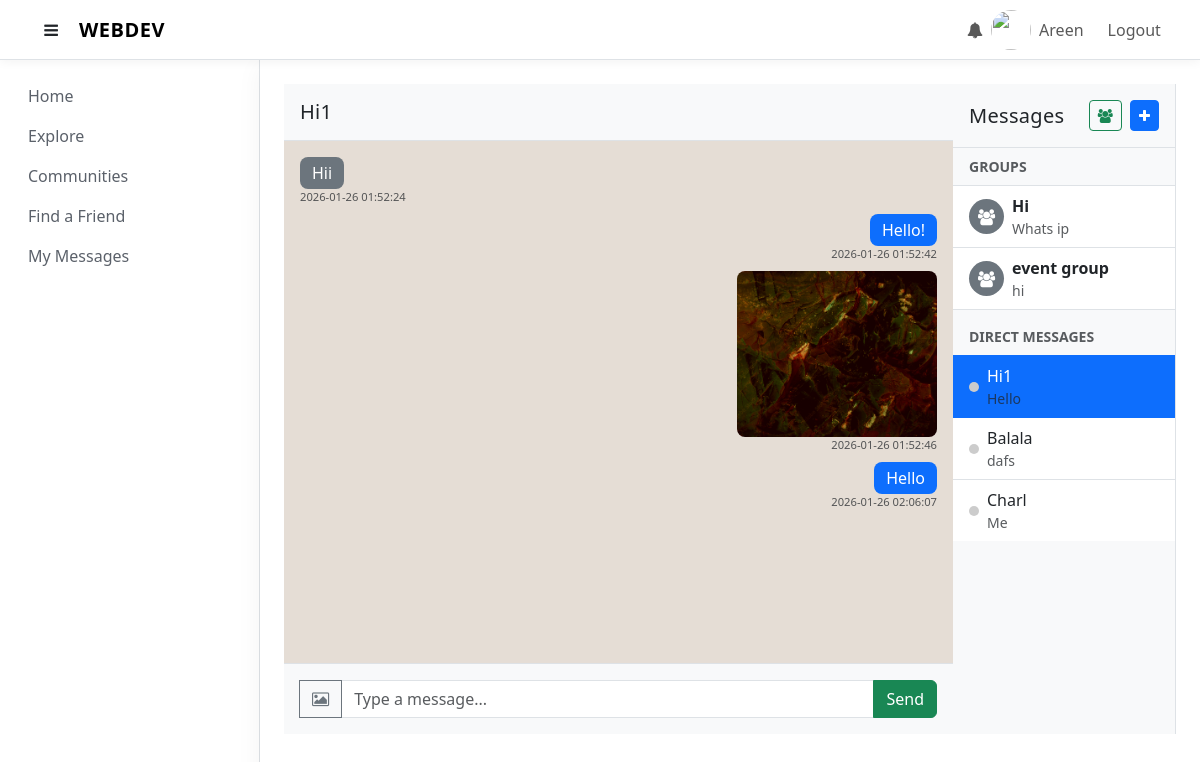
/my_messages (signed in), run on the app's committed database.
### tables this page shows
CREATE TABLE users (
            user_id INTEGER PRIMARY KEY AUTOINCREMENT,
            username TEXT UNIQUE NOT NULL,
            password TEXT NOT NULL,
            email TEXT NOT NULL,
            phone TEXT NOT NULL,
            age INT NOT NULL
        );

CREATE TABLE messages (
            message_id INTEGER PRIMARY KEY AUTOINCREMENT,
            sender_id INTEGER NOT NULL,
            recipient_id INTEGER NOT NULL,
            content TEXT NOT NULL,
            created_at DATETIME DEFAULT CURRENT_TIMESTAMP,
            FOREIGN KEY(sender_id) REFERENCES users(user_id),
            FOREIGN KEY(recipient_id) REFERENCES users(user_id)
        );

CREATE TABLE group_chats (
            group_id INTEGER PRIMARY KEY AUTOINCREMENT,
            name TEXT NOT NULL,
            creator_id INTEGER NOT NULL,
            description TEXT,
            created_at DATETIME DEFAULT CURRENT_TIMESTAMP,
            FOREIGN KEY(creator_id) REFERENCES users(user_id) ON DELETE CASCADE
        );

### main.py (the view, shortened to what this page needs)
@app.route('/my_messages', methods=['GET', 'POST'])
def my_messages():
    if 'username' not in session:
        return redirect(url_for('login'))
    conn = get_db()
    current_user_id = conn.execute(
        "SELECT user_id FROM users WHERE username = ?", (session['username'],)
    ).fetchone()['user_id']
    chats_query = conn.execute("""
        SELECT DISTINCT u.user_id, u.username, p.display_name,
               (SELECT content
                FROM messages
                WHERE (sender_id = ? AND recipient_id = u.user_id)
                   OR (sender_id = u.user_id AND recipient_id = ?)
                ORDER BY created_at DESC LIMIT 1
               ) AS last_message,
               (SELECT MAX(created_at) FROM messages m2
                WHERE (m2.sender_id = u.user_id AND m2.recipient_id = ?)
                   OR (m2.sender_id = ? AND m2.recipient_id = u.user_id)
               ) AS last_message_time
        FROM users u
        JOIN user_profiles p ON u.user_id = p.user_id
        WHERE u.user_id IN (
            -- Users from message history
            SELECT sender_id FROM messages WHERE recipient_id = ?
            UNION
            SELECT recipient_id FROM messages WHERE sender_id = ?
            UNION
            -- Users from contacts
            SELECT contact_user_id FROM contacts WHERE user_id = ?
        )
        ORDER BY last_message_time DESC NULLS LAST, p.display_name ASC
    """, (current_user_id, current_user_id, current_user_id, current_user_id, current_user_id, current_user_id, current_user_id)).fetchall()
    chats = []
    for row in chats_query:
        chats.append({
            'user_id': row['user_id'],
            'username': row['username'],
            'display_name': row['display_name'],
            'last_message': row['last_message'] if row['last_message'] else "",
            'online': row['username'] in online_users
        })
    groups_query = conn.execute("""
        SELECT g.group_id, g.name, g.description,
               (SELECT content FROM group_messages WHERE group_id = g.group_id ORDER BY created_at DESC LIMIT 1) as last_message
        FROM group_chats g
        JOIN group_members gm ON g.group_id = gm.group_id
        WHERE gm.user_id = ?
        ORDER BY g.created_at DESC
    """, (current_user_id,)).fetchall()
    if chats:
        current_chat = chats[0]
        messages = conn.execute("""
            SELECT m.content, m.created_at, u.username AS sender_username
            FROM messages m
            JOIN users u ON m.sender_id = u.user_id
            WHERE (m.sender_id = ? AND m.recipient_id = ?)
               OR (m.sender_id = ? AND m.recipient_id = ?)
            ORDER BY m.created_at ASC
        """, (current_user_id, current_chat['user_id'], current_chat['user_id'], current_user_id)).fetchall()
    else:
        current_chat = None
        messages = []
    return render_template(
        'chat_private.html',
        messages=messages,
        chats=chats,
        groups=groups_query, # Pass groups
        current_chat=current_chat,
        recipient=current_chat  # Remmeber  this
    )

### helpers.py (called while the page is built)
def connect_db():
    sql = sqlite3.connect(DATABASE)
    sql.row_factory = sqlite3.Row
    sql.execute("PRAGMA foreign_keys = ON")
    return sql

def get_db():
    if not hasattr(g, 'sqlite3_db'):
        g.sqlite3_db = connect_db()
    return g.sqlite3_db

### templates/chat_private.html (shortened to what this page needs)
{% extends 'base.html' %}
{% block body %}
<div style = " overflow-y: hidden;">
<div class='d-flex flex-row col-12' style="height: calc(100vh - 150px); ">
    <div class="col d-flex flex-column" style="height: 100%;">
        <div id="chat-header" class="p-3 border-bottom bg-light d-flex align-items-center">
            {% if recipient %}
                <h5 class="mb-0">{{ recipient.display_name }}</h5>
            {% elif currentGroup %}
                <h5 class="mb-0"><i class="fa fa-users me-2"></i>{{ currentGroup.name }}</h5>
            {% else %}
                <h5 class="mb-0">Select a chat</h5>
            {% endif %}
        </div>
        <div id="chat-box" class="flex-grow-1 p-3 overflow-auto" style="background-color:#e5ddd5;">
            {% if messages %}
                {% for msg in messages %}
                    <div class="mb-2 {% if msg.sender_username == username %}text-end{% else %}text-start{% endif %}">
                        {% if '[IMAGE]' in msg.content %}
                             <img src="{{ msg.content.replace('[IMAGE]', '') }}" style="max-width:200px; border-radius:8px;">
                        {% else %}
                        <span class="badge chat-bubble {% if msg.sender_username == username %}bg-primary{% else %}bg-secondary{% endif %} c"
                            style="font-size: 1rem; font-weight: normal; padding: 8px 12px;
                                    max-width: 200px; display: inline-block;
                                    word-wrap: break-word; overflow-wrap: break-word;">
                            {{ msg.content }}
                        </span>
                        {% endif %}
                        <div class="text-muted small" style="font-size:0.7rem;">
                            {{ msg.created_at }}
                        </div>
                    </div>
                {% endfor %}
            {% else %}
                <div class="text-center text-muted mt-5">
                    <p>No messages yet. Say hello!</p>
                </div>
            {% endif %}
        </div>
        <div class="p-3 border-top bg-light" style="flex-shrink: 0;">
            <div class="input-group">
                <button id="image-btn" class="btn btn-outline-secondary" title="Send image" {% if not recipient and not currentGroup %}disabled{% endif %}>
                    <i class="fa fa-image"></i>
                </button>
                <input type="text" id="chat-input" class="form-control" placeholder="Type a message..." {% if not recipient and not currentGroup %}disabled{% endif %}>
                <button id="send-btn" class="btn btn-success" {% if not recipient and not currentGroup %}disabled{% endif %}>Send</button>
            </div>
        </div>
    </div>
    <div class="border-end col-lg-3 col-md-5" style="background-color:#f8f9fa; overflow-y:auto; height: 100%;">
        <div class="p-3 border-bottom d-flex justify-content-between align-items-center">
            <h5 class="mb-0">Messages</h5>
            <div>
                <button class="btn btn-sm btn-outline-success me-1" data-bs-toggle="modal" data-bs-target="#createGroupModal" title="Create Group Chat">
                    <i class="fa fa-users"></i>
                </button>
                <button class="btn btn-sm btn-primary" onclick="document.getElementById('contactModal').style.display='block'" title="Find People">
                    <i class="fa fa-plus"></i>
                </button>
            </div>
        </div>
        <ul class="list-group list-group-flush" id="chatsList">
            {% if groups %}
                <li class="list-group-item bg-light text-muted small fw-bold">GROUPS</li>
                {% for group in groups %}
                <li class="list-group-item list-group-item-action d-flex align-items-center"
                    style="cursor:pointer;"
                    onclick="loadGroupChat({{ group.group_id }}, '{{ group.name }}')">
                    <div class="bg-secondary rounded-circle d-flex align-items-center justify-content-center me-2" style="width:35px; height:35px; color:white;">
                        <i class="fa fa-users"></i>
                    </div>
                    <div class="flex-grow-1 overflow-hidden">
                        <div class="d-flex justify-content-between align-items-center">
                            <strong>{{ group.name }}</strong>
                        </div>
                        <small class="text-muted d-block text-truncate">{{ group.last_message or 'No messages yet' }}</small>
                    </div>
                </li>
                {% endfor %}
            {% endif %}
            <li class="list-group-item bg-light text-muted small fw-bold mt-2">DIRECT MESSAGES</li>
            {% if chats %}
                {% for chat in chats %}
                <li class="list-group-item list-group-item-action d-flex align-items-center {% if recipient and chat.username == recipient.username %}active{% endif %}"
                    style="cursor:pointer;"
                    onclick="window.location.href='/chat/{{ chat.username }}'">
                    <span class="rounded-circle me-2"
                          style="width:10px; height:10px; background-color: {% if chat.online %}#0f0{% else %}#ccc{% endif %}; display:inline-block;"></span>
                    <div class="flex-grow-1">
                        <div>{{ chat.display_name }}</div>
                        <small class="text-muted d-block text-truncate">{{ chat.last_message }}</small>
                    </div>
                </li>
                {% endfor %}
            {% else %}
                <li class="list-group-item text-center text-muted py-3">No contacts yet.</li>
            {% endif %}
        </ul>
    </div>
</div>
</div>
{% endblock %}

### templates/base.html (shortened to what this page needs)
<!DOCTYPE html>
<html lang="en">
<head>
    <link href="https://cdn.jsdelivr.net/npm/bootstrap@5.3.8/dist/css/bootstrap.min.css" rel="stylesheet">
    <link rel="stylesheet" href="https://cdnjs.cloudflare.com/ajax/libs/font-awesome/4.7.0/css/font-awesome.min.css">
    <link rel="stylesheet" href="{{ url_for('static', filename='main.css') }}">
</head>
<body>
    <nav id="topnavbar" class="navbar navbar-expand-lg navbar-light border-bottom">
        <div class="container-fluid">
            <div class="d-flex align-items-center">
                <button id="sidebarToggle" class="btn me-2">
                    <i class="fa fa-bars"></i>
                </button>
                <a class="navbar-brand mb-0" href="{{ url_for('index') }}">WEBDEV</a>
            </div>
            <div class="collapse navbar-collapse" id="navbarNav">
                <ul class="navbar-nav ms-auto align-items-center">
                    {% if logged_in %}
                        <li class="nav-item dropdown">
                            <a class="nav-link position-relative" href="#" data-bs-toggle="dropdown">
                                <i class="fa fa-bell"></i>
                            </a>
                        </li>
                        <li class="nav-item d-flex align-items-center me-3">
                            <img src="{{ url_for('static', filename='profile.jpg') }}"
                                 class="rounded-circle me-2" width="40" height="40">
                            <a class="nav-link p-0" href="{{ url_for('userprofile', username=username) }}">
                                {{ username }}
                            </a>
                        </li>
                        <li class="nav-item">
                            <a class="nav-link" href="{{ url_for('logout') }}">Logout</a>
                        </li>
                    {% endif %}
                </ul>
            </div>
        </div>
    </nav>
    <div id="layoutWrapper" class="d-flex w-100">
        <nav id="sidebar" class="border-end">
            <ul id="sidenav" class="nav flex-column p-3">
                <li class="nav-item">
                    <a class="nav-link" href="{{ url_for('index') }}">Home</a>
                </li>
                <li class="nav-item">
                    <a class="nav-link" data-bs-toggle="collapse" href="#communityMenu">Explore</a>
                </li>
                <li class="nav-item">
                    <a class="nav-link" data-bs-toggle="collapse" href="#usercommunityMenu">Communities</a>
                </li>
                <li class="nav-item">
                    <a class="nav-link" href="{{ url_for('find_a_friend_hub') }}">Find a Friend</a>
                </li>
                <li class="nav-item">
                    <a class="nav-link" href="{{ url_for('my_messages') }}">My Messages</a>
                </li>
            </ul>
        </nav>
        <div id="maincontent" class="flex-grow-1 p-4">
            {% block body %}{% endblock %}
        </div>
    </div>
</body>
</html>

### static/main.css (style rules this page uses)
body { height: 100%; overflow-y: hidden; background: linear-gradient(to bottom, #f8f9fa, #f2f4f7); }
#topnavbar { background-color: #fff; padding: 0.6rem 1.2rem; box-shadow: 0 2px 10px rgba(0,0,0,0.05); z-index: 1100; }
#topnavbar .navbar-brand { font-weight: 700; letter-spacing: 0.5px; }
#topnavbar .nav-link { font-weight: 500; transition: all 0.2s ease; }
#layoutWrapper { display: flex; min-height: calc(100vh - 70px); transition: all 0.3s ease; }
#sidebar { width: 260px; min-height: calc(100vh - 70px); transition: all 0.3s ease; overflow-y: auto; background: #ffffff; box-shadow: 2px 0 12px rgba(0,0,0,0.05); }
#sidebar li a { color: #5B616A; padding: 8px 12px; border-radius: 10px; transition: all 0.2s ease; }
a { color: #5B616A; }
#maincontent { flex: 1; height: calc(100vh - 70px); overflow: scroll; padding: 0; display: flex; flex-direction: column; background: #ffffff; box-shadow: 0 6px 25px rgba(0,0,0,0.05); transition: all 0.3s ease; }
#sidenav { min-height: calc(100dvh - 55px); overflow-y: scroll; background-color: white; }
h1, h2, h3, h4, h5 { letter-spacing: 0.3px; }
.chat-bubble { display: inline-block; max-width: 200px; white-space: normal !important; word-break: break-word; padding: 8px 12px; font-size: 1rem; font-weight: normal; border-radius: 8px; }

### data on the page
users: username "Areen"
messages: content "Hii", created_at "2026-01-26 01:52:24"
messages: content "Hello!", created_at "2026-01-26 01:52:42"
messages: content.replace (picture), created_at "2026-01-26 01:52:46"
messages: content "Hello", created_at "2026-01-26 02:06:07"
group_chats: name "Hi", last_message "Whats ip"
group_chats: name "event group", last_message "hi"
users: display_name "Hi1", last_message "Hello"
users: display_name "Balala", last_message "dafs"
users: display_name "Charl", last_message "Me"

### other printed values
{{ recipient.display_name }} "Hi1"
